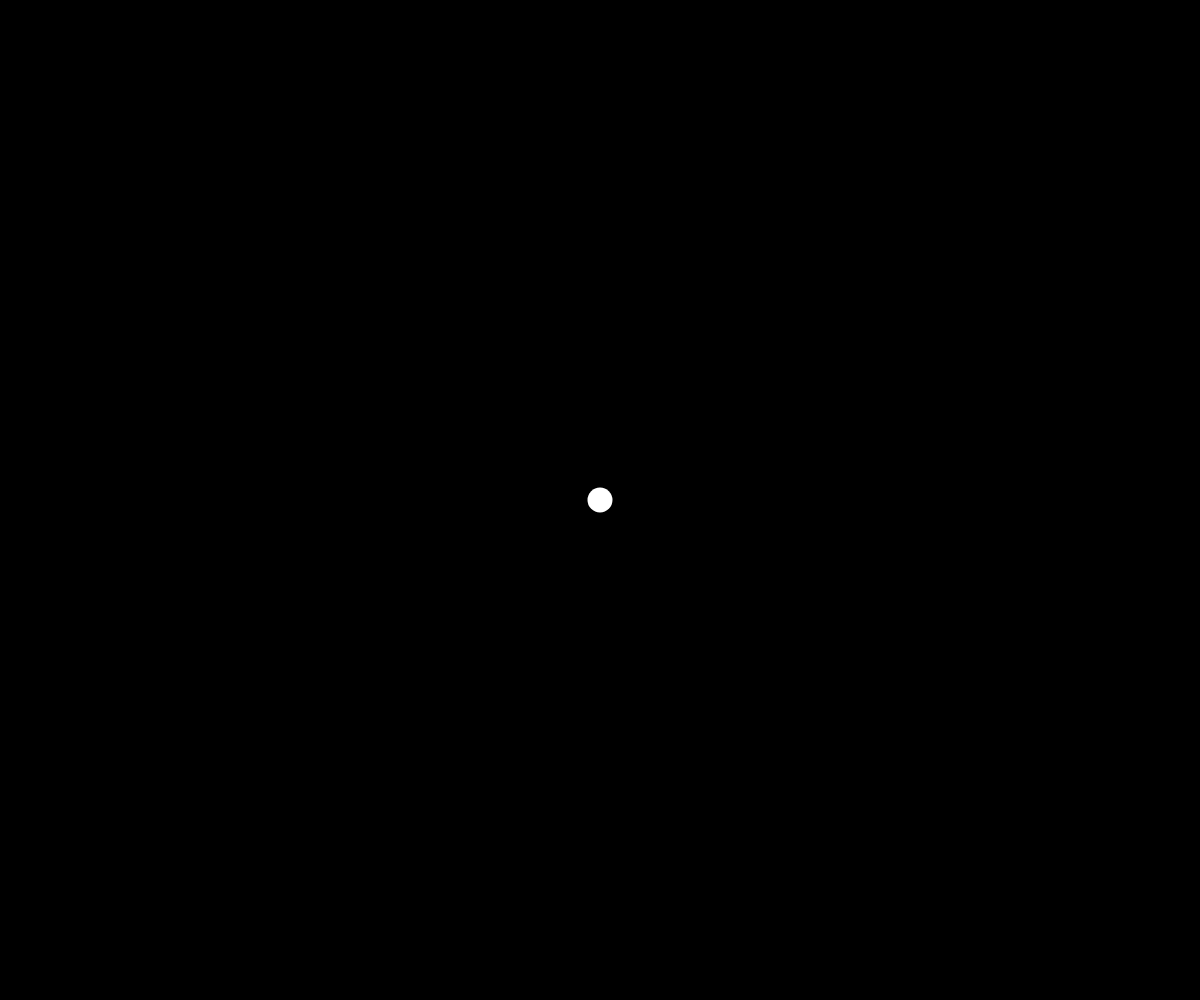
Frame 1 (no input)
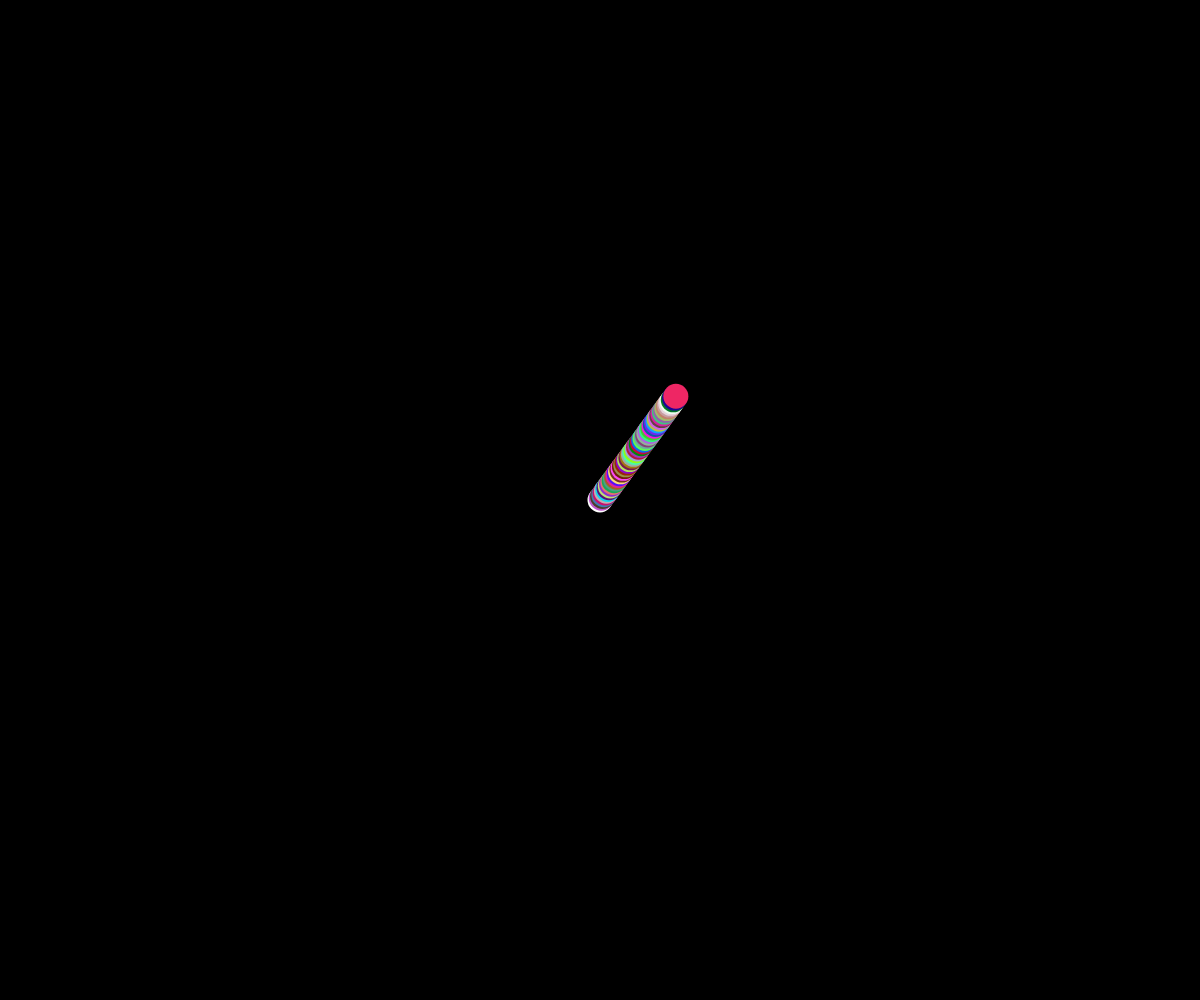
Frame 60 (no input)
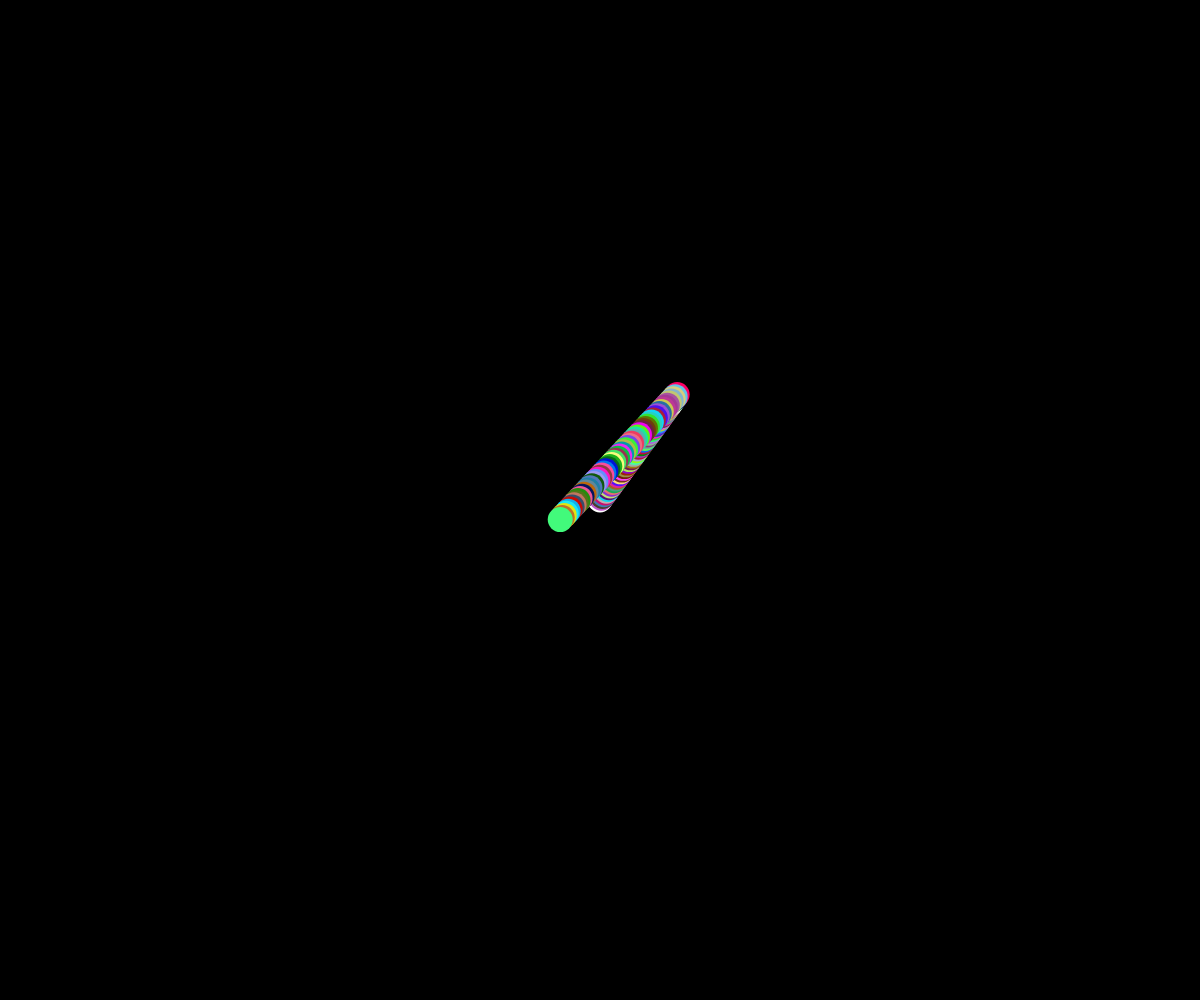
Frame 120 (the mouse pressed at the canvas centre since frame 60)

The p5.js sketch that drew these frames (run headless with seeded random() and noise() and a simulated clock; from frame 60 on, the mouse is pressed at the canvas centre):

// p5.js sketch
// ── sketch.js
// Project Title
// Your Name
// Date
//
// Extra for Experts:
// - describe what you did to take this project "above and beyond"

let xSpeed, ySpeed;


function setup() {
  createCanvas(windowWidth, windowHeight);
x = width/2;
y = height/2;
xSpeed = random(-3, 3);
ySpeed = random(-3, 3);
background(0);
noStroke();
}

function draw() {
  //background(220);
  ellipse(x, y, 25, 25);
  x += xSpeed;
  y += ySpeed;
fill(random(255), random(255), random(255));
  
if(x < 0 || x > width) {
xSpeed *= -1;

}

if(y < 0 || y > height) {
ySpeed *= -1;
}

}

function mousePressed() {
fill(255, 0, 100);
xSpeed = random(-3, 3);
ySpeed = random(-3, 3);
}

function mouseReleased() {
fill(0, 255, 0);
xSpeed = random(-3, 3);
ySpeed = random(-3, 3);
}
